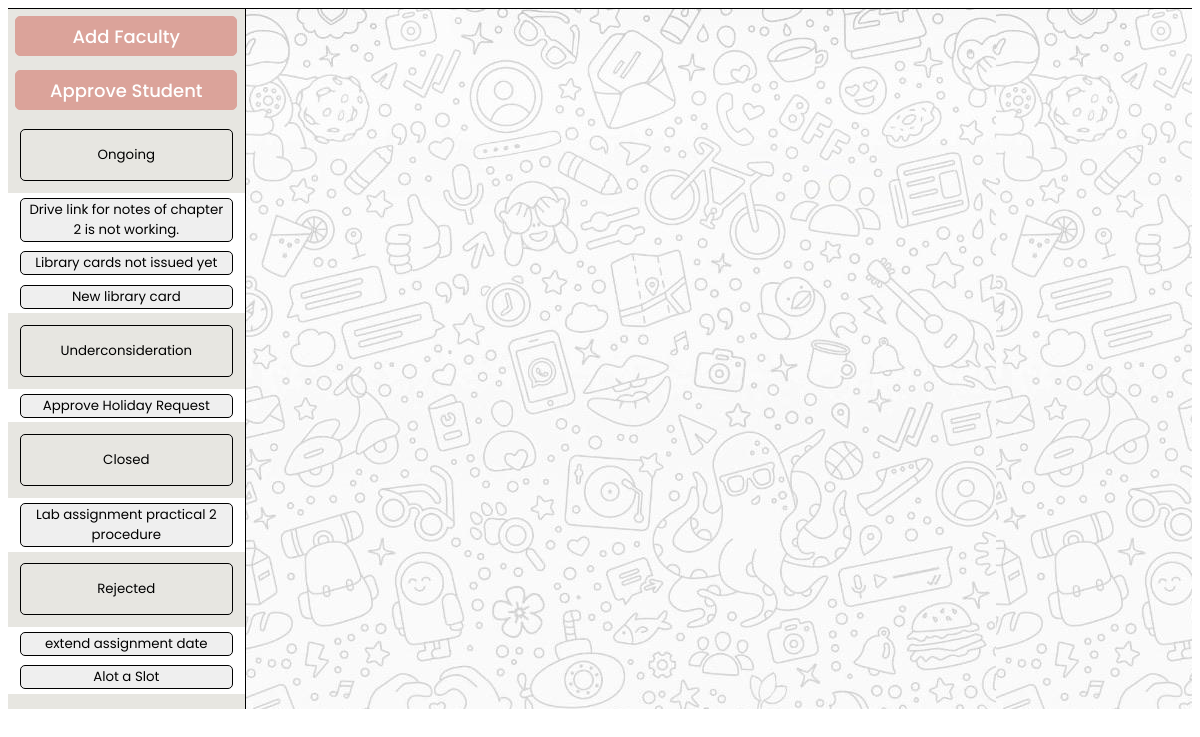
Page /PHP/CollegeHead/collegebody.php on the committed database.
### tables this page shows
CREATE TABLE `queries` (
  `id` int(11) NOT NULL,
  `title` text NOT NULL,
  `description` longtext NOT NULL,
  `status` tinyint(2) NOT NULL DEFAULT 2 COMMENT '1: Ongoing 2:NotVerifed 3:Closed 4:Rejected',
  `closure_comments` longtext NOT NULL,
  `timestamp` timestamp NOT NULL DEFAULT current_timestamp(),
  `user_from` int(11) NOT NULL,
  `user_to` int(11) NOT NULL,
  `admin_user` int(11) DEFAULT NULL
);

### PHP/CollegeHead/collegebody.php (the view, shortened to what this page needs)
<?php
require_once '../../admin/db_connect.php';
$_SESSION['useraccessqueries']['all'] = $conn->query("SELECT q.id, q.title, q.status FROM queries q ");
?>
<div class="cont-out">
    <div class="cont-first">
        <button id=create_new_query>
            Add Faculty
        </button>
        <button id="approve_student">
            Approve Student
        </button>
        <div class="queries-list-scroller">
            <div class="quieries-list">
                <button class="queries_open_btn" type="button" data-toggle="collapse" data-target="#ongoing_queries_list" aria-expanded="false" aria-controls="ongoingqueries">
                    Ongoing
                </button>
                <div class="collapse extra_class" id="ongoing_queries_list">
                    <?php
                    if (!empty($_SESSION['useraccessqueries']['all'])) {
                        foreach ($_SESSION['useraccessqueries']['all'] as $row) {
                            if ($row['status'] == 1) {
                                echo "<button class='query_btn' onclick=openchat(" . $row['id'] . ")>" . $row['title'] . "</button>";
                            }
                        }
                    }
                    ?>
                </div>
            </div>
            <div class="quieries-list">
                <button class="queries_open_btn" type="button" data-toggle="collapse" data-target="#underconsideration_queries_list" aria-expanded="false" aria-controls="underconsiderationqueries">
                    Underconsideration
                </button>
                <div class="collapse extra_class" id="underconsideration_queries_list">
                    <?php
                    if (!empty($_SESSION['useraccessqueries']['all'])) {
                        foreach ($_SESSION['useraccessqueries']['all'] as $row) {
                            if ($row['status'] == 2) {
                                echo "<button class='query_btn' onclick=openchat(" . $row['id'] . ")>" . $row['title'] . "</button>";
                            }
                        }
                    }
                    ?>
                </div>
            </div>
            <div class="quieries-list">
                <button class="queries_open_btn" type="button" data-toggle="collapse" data-target="#closed_queries_list" aria-expanded="false" aria-controls="closedqueries">
                    Closed
                </button>
                <div class="collapse extra_class" id="closed_queries_list">
                    <?php
                    if (!empty($_SESSION['useraccessqueries']['all'])) {
                        foreach ($_SESSION['useraccessqueries']['all'] as $row) {
                            if ($row['status'] == 3) {
                                echo "<button class='query_btn' onclick=openchat(" . $row['id'] . ")>" . $row['title'] . "</button>";
                            }
                        }
                    }
                    ?>
                </div>
            </div>
            <div class="quieries-list">
                <button class="queries_open_btn" type="button" data-toggle="collapse" data-target="#rejected_queries_list" aria-expanded="false" aria-controls="underconsiderationqueries">
                    Rejected
                </button>
                <div class="collapse extra_class" id="rejected_queries_list">
                    <?php
                    if (!empty($_SESSION['useraccessqueries']['all'])) {
                        foreach ($_SESSION['useraccessqueries']['all'] as $row) {
                            if ($row['status'] == 4) {
                                echo "<button class='query_btn' onclick=openchat(" . $row['id'] . ")>" . $row['title'] . "</button>";
                            }
                        }
                    }
                    ?>
                </div>
            </div>
        </div>
    </div>
    <div class="cont-second" id=cont-second>
    </div>
</div>

### rows in the picture
queries: title "Drive link for notes of chapter 2 is not working."
queries: title "Library cards not issued yet"
queries: title "New library card"
queries: title "Approve Holiday Request"
queries: title "Lab assignment practical 2 procedure"
queries: title "extend assignment date"
queries: title "Alot a Slot"
